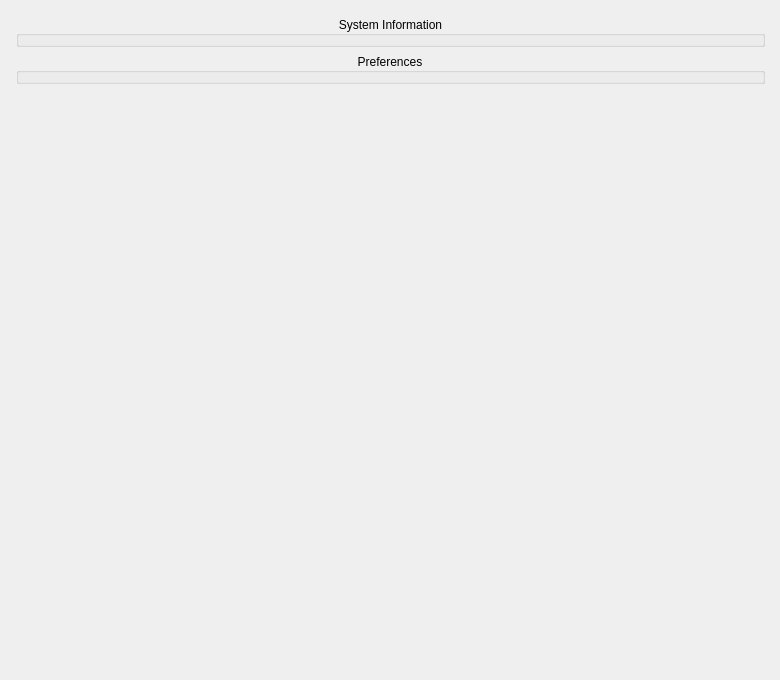
       <widget class="QWidget" name="tabSystem">
        <attribute name="title">
         <string>System</string>
        </attribute>
        <widget class="QWidget" name="verticalLayoutWidget_2">
         <property name="geometry">
          <rect>
           <x>10</x>
           <y>10</y>
           <width>761</width>
           <height>661</height>
          </rect>
         </property>
         <layout class="QVBoxLayout" name="laySystem">
          <property name="sizeConstraint">
           <enum>QLayout::SetNoConstraint</enum>
          </property>
          <property name="leftMargin">
           <number>6</number>
          </property>
          <property name="topMargin">
           <number>6</number>
          </property>
          <property name="rightMargin">
           <number>6</number>
          </property>
          <property name="bottomMargin">
           <number>6</number>
          </property>
          <item>
           <widget class="QGroupBox" name="gbxSysInfo">
            <property name="title">
             <string>System Information</string>
            </property>
            <property name="alignment">
             <set>Qt::AlignCenter</set>
            </property>
            <widget class="QWidget" name="gridLayoutWidget">
             <property name="geometry">
              <rect>
               <x>10</x>
               <y>30</y>
               <width>731</width>
               <height>131</height>
              </rect>
             </property>
             <layout class="QGridLayout" name="laySysInfo">
              <property name="sizeConstraint">
               <enum>QLayout::SetNoConstraint</enum>
              </property>
              <property name="leftMargin">
               <number>6</number>
              </property>
              <property name="topMargin">
               <number>6</number>
              </property>
              <property name="rightMargin">
               <number>6</number>
              </property>
              <property name="bottomMargin">
               <number>6</number>
              </property>
              <item row="4" column="1">
               <widget class="QLabel" name="lblGovernorLbl">
                <property name="text">
                 <string>Governor:</string>
                </property>
                <property name="alignment">
                 <set>Qt::AlignRight|Qt::AlignTrailing|Qt::AlignVCenter</set>
                </property>
               </widget>
              </item>
              <item row="2" column="4">
               <widget class="QLabel" name="lblUsrAudioGrp"/>
              </item>
              <item row="1" column="1">
               <widget class="QLabel" name="lblKernelVerLbl">
                <property name="text">
                 <string>Kernel / Version</string>
                </property>
                <property name="alignment">
                 <set>Qt::AlignRight|Qt::AlignTrailing|Qt::AlignVCenter</set>
                </property>
               </widget>
              </item>
              <item row="2" column="1">
               <widget class="QLabel" name="lblUsrAudioGrpLbl">
                <property name="text">
                 <string>User in audio group:</string>
                </property>
                <property name="alignment">
                 <set>Qt::AlignRight|Qt::AlignTrailing|Qt::AlignVCenter</set>
                </property>
               </widget>
              </item>
              <item row="0" column="1">
               <widget class="QLabel" name="lblOSLbl">
                <property name="text">
                 <string>Operating System:</string>
                </property>
                <property name="alignment">
                 <set>Qt::AlignRight|Qt::AlignTrailing|Qt::AlignVCenter</set>
                </property>
               </widget>
              </item>
              <item row="0" column="0">
               <spacer name="hspSystemL">
                <property name="orientation">
                 <enum>Qt::Horizontal</enum>
                </property>
                <property name="sizeHint" stdset="0">
                 <size>
                  <width>40</width>
                  <height>20</height>
                 </size>
                </property>
               </spacer>
              </item>
              <item row="0" column="6">
               <spacer name="hspSystemR">
                <property name="orientation">
                 <enum>Qt::Horizontal</enum>
                </property>
                <property name="sizeHint" stdset="0">
                 <size>
                  <width>40</width>
                  <height>20</height>
                 </size>
                </property>
               </spacer>
              </item>
              <item row="3" column="1">
               <widget class="QLabel" name="lblUsrRtGrpLbl">
                <property name="text">
                 <string>User in realtime group:</string>
                </property>
                <property name="alignment">
                 <set>Qt::AlignRight|Qt::AlignTrailing|Qt::AlignVCenter</set>
                </property>
               </widget>
              </item>
              <item row="2" column="3">
               <widget class="QLabel" name="lblUsrAudioGrpIcon">
                <property name="minimumSize">
                 <size>
                  <width>16</width>
                  <height>16</height>
                 </size>
                </property>
               </widget>
              </item>
              <item row="3" column="3">
               <widget class="QLabel" name="lblUsrRtGrpIcon">
                <property name="minimumSize">
                 <size>
                  <width>16</width>
                  <height>16</height>
                 </size>
                </property>
               </widget>
              </item>
              <item row="4" column="4">
               <widget class="QLabel" name="lblGovernor"/>
              </item>
              <item row="3" column="4">
               <widget class="QLabel" name="lblUsrRtGrp"/>
              </item>
              <item row="1" column="4">
               <widget class="QLabel" name="lblKernelVer"/>
              </item>
              <item row="0" column="4">
               <widget class="QLabel" name="lblOS"/>
              </item>
              <item row="1" column="3">
               <widget class="QLabel" name="lblKernelVerIcon">
                <property name="minimumSize">
                 <size>
                  <width>16</width>
                  <height>16</height>
                 </size>
                </property>
               </widget>
              </item>
              <item row="0" column="3">
               <widget class="QLabel" name="lblOSIcon">
                <property name="minimumSize">
                 <size>
                  <width>16</width>
                  <height>16</height>
                 </size>
                </property>
               </widget>
              </item>
              <item row="4" column="3">
               <widget class="QLabel" name="lblGovernorIcon">
                <property name="minimumSize">
                 <size>
                  <width>16</width>
                  <height>16</height>
                 </size>
                </property>
               </widget>
              </item>
             </layout>
            </widget>
           </widget>
          </item>
          <item>
           <widget class="QGroupBox" name="gbxPrefs">
            <property name="title">
             <string>Preferences</string>
            </property>
            <property name="alignment">
             <set>Qt::AlignCenter</set>
            </property>
            <widget class="QWidget" name="verticalLayoutWidget_12">
             <property name="geometry">
              <rect>
               <x>10</x>
               <y>30</y>
               <width>731</width>
               <height>171</height>
              </rect>
             </property>
             <layout class="QVBoxLayout" name="layPrefs">
              <property name="sizeConstraint">
               <enum>QLayout::SetNoConstraint</enum>
              </property>
              <property name="leftMargin">
               <number>6</number>
              </property>
              <property name="topMargin">
               <number>6</number>
              </property>
              <property name="rightMargin">
               <number>6</number>
              </property>
              <property name="bottomMargin">
               <number>6</number>
              </property>
              <item>
               <widget class="QCheckBox" name="chkMinimized">
                <property name="text">
                 <string>Start Minimized</string>
                </property>
               </widget>
              </item>
              <item>
               <spacer name="vspPrefs">
                <property name="orientation">
                 <enum>Qt::Vertical</enum>
                </property>
                <property name="sizeHint" stdset="0">
                 <size>
                  <width>1</width>
                  <height>1</height>
                 </size>
                </property>
               </spacer>
              </item>
             </layout>
            </widget>
           </widget>
          </item>
          <item>
           <spacer name="vspSystem">
            <property name="orientation">
             <enum>Qt::Vertical</enum>
            </property>
            <property name="sizeType">
             <enum>QSizePolicy::Expanding</enum>
            </property>
            <property name="sizeHint" stdset="0">
             <size>
              <width>1</width>
              <height>1</height>
             </size>
            </property>
           </spacer>
          </item>
         </layout>
        </widget>
       </widget>
